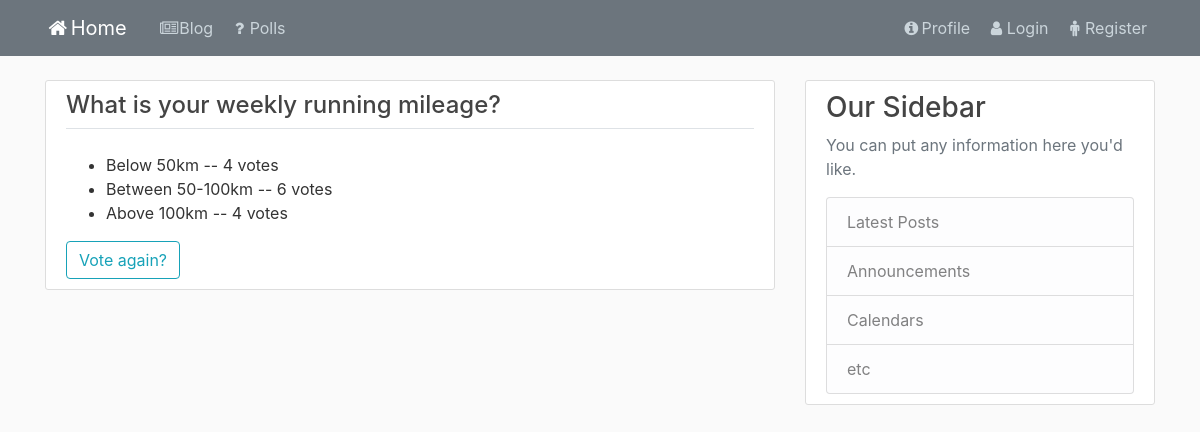
The app's page /polls/1/vote/result/ with its own data.
### polls/models.py (models this page shows, shortened)
class Question(models.Model):
    question_text = models.CharField(max_length=255)
    publication_date = models.DateTimeField(default=timezone.now)
    author = models.ForeignKey(User, on_delete=models.CASCADE)

class Choice(models.Model):
    question = models.ForeignKey(Question, on_delete=models.CASCADE)
    choice_text = models.CharField(max_length=255)
    votes = models.IntegerField(default=0)

### polls/views.py (the view)
# urls.py: path('<int:pk>/vote/result/', views.ResultDetailView.as_view(), name='polls-result'),
class ResultDetailView(generic.DetailView):
    model = Question
    template_name = 'polls/polls_result.html'

### polls/templates/polls/polls_result.html
{% extends 'blog/base_blog.html' %}
{% block content %}
<div class="content-section">
    <div class="border-bottom mb-4">
        <h4>{{ question.question_text }}</h4>
    </div>
    <div>
        <ul>
        {% for choice in question.choice_set.all %}
            <li>{{ choice.choice_text }} -- {{ choice.votes }} vote{{ choice.votes|pluralize }}</li>
        {% endfor %}
        </ul>
    </div>
    <div class="pt-3">
        <a class="btn btn-outline-info" href="{% url 'polls:polls-detail' question.id %}">Vote again?</a>
    </div>
</div>
{% endblock content %}

### blog/static/blog/base.css (style rules this page uses)
body { background: #fafafa; color: #333333; margin-top: 5rem; }
h1, h2, h3, h4, h5, h6 { color: #444444; }
ul { margin: 0; }
.content-section { background: #ffffff; padding: 10px 20px; border: 1px solid #dddddd; border-radius: 3px; margin-bottom: 20px; }

### records on screen
Question: question_text "What is your weekly running mileage?"
Choice: choice_text "Below 50km", votes "4"
Choice: choice_text "Between 50-100km", votes "6"
Choice: choice_text "Above 100km", votes "4"
